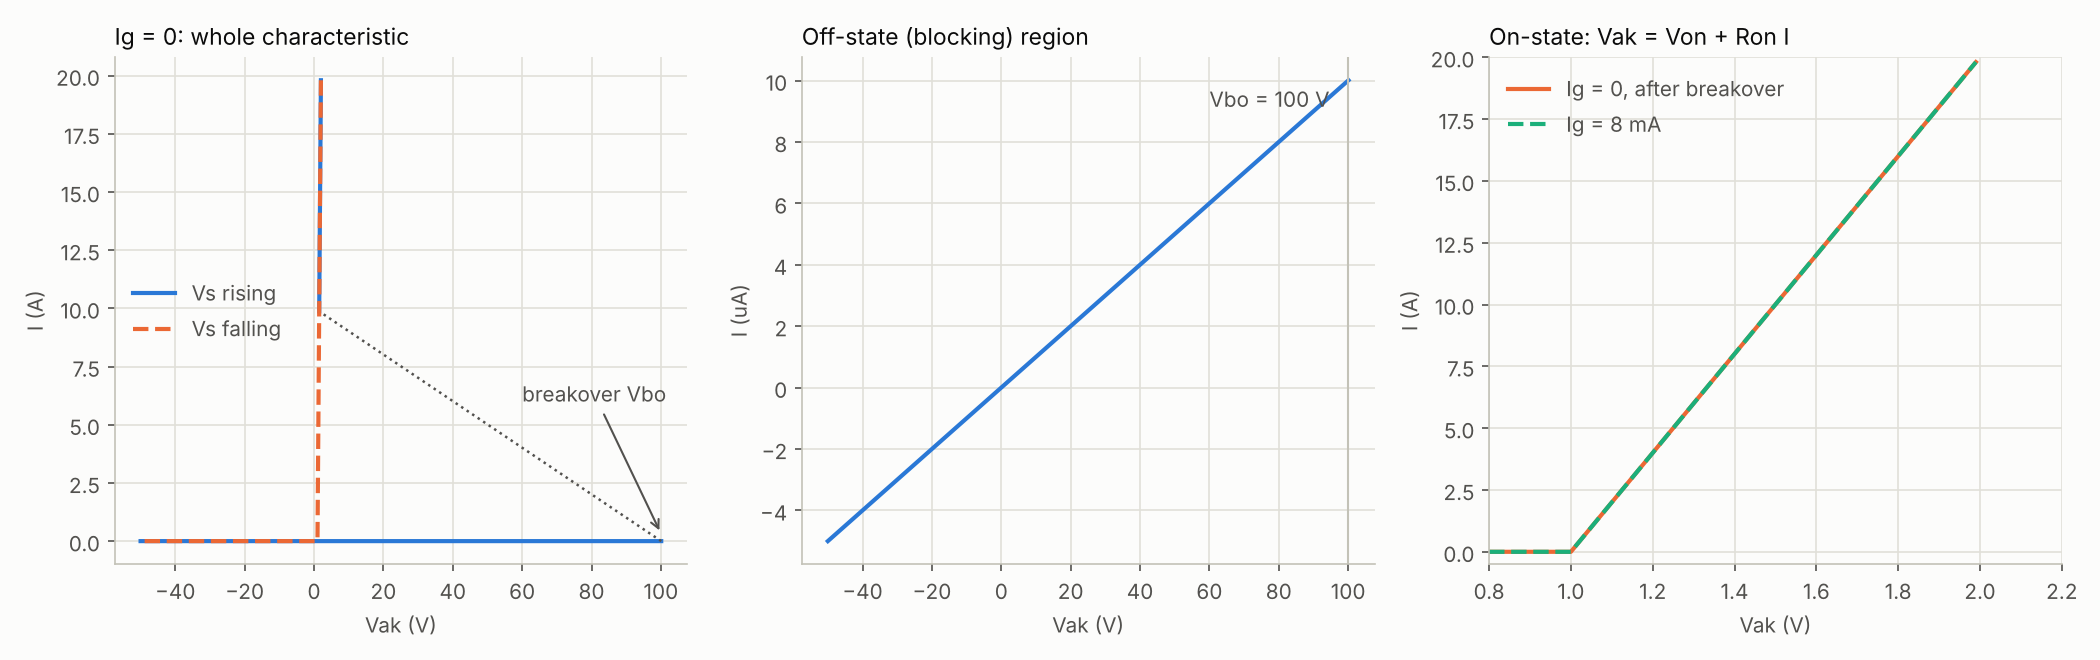

Source code (Python):
#-------------------------------------------------------------------------------
# Name:        Thyristor characteristics I(V)
# Created:     18/10/2026
# Copyright:   (c) PyAMS
# Licence:     free  "GPLv3"
#-------------------------------------------------------------------------------
# A DC source with a 10 Ohm series resistor is swept from -50 V up to 200 V and
# back (analysis(mode="dc", param=...)); the thyristor current is plotted
# against its own voltage Vak.
#   * Ig = 0   : the SCR blocks (leakage) until the forward breakover voltage
#                Vbo = 100 V, then jumps to the on-state; on the way back it
#                stays on until the current falls below the holding current Ih.
#   * Ig = 8 mA (above Igt): it turns on at once, with no breakover.
# The gate current is changed with sweep() (gate source 0 V / 3 V via 300 Ohm).
# The on-state is  Vak = Von + Ron * I.

import numpy as np
import matplotlib.pyplot as plt
from pyams.lib import circuit
from pyams.models import DCVoltage, Resistor, Thyristor

Vs = DCVoltage("s", "0")
Rs = Resistor("s", "a");      Rs.setParams("R=10Ω")
T1 = Thyristor("a", "g", "0")
T1.setParams("Von=1V Ron=0.05Ω Roff=10MΩ Igt=2mA Ih=10mA Vbo=100V")
Vgd = DCVoltage("gd", "0");   Vgd.setParams("Vdc=0V")
Rg = Resistor("gd", "g");     Rg.setParams("R=300Ω")

cir = circuit()
cir.addElements({"Vs": Vs, "Rs": Rs, "T1": T1, "Vgd": Vgd, "Rg": Rg})
cir.setOutPuts("T1.V", "T1.I")
gate_volts = [0.0, 3.0]                       # Ig = 0 and Ig = (3 - 0.58)/300 = 8 mA

cir.analysis(mode="dc", param="Vs.Vdc", start=-50, stop=200, step=0.1)
cir.sweep(param="Vgd.Vdc", list=gate_volts)
up = cir.run()                                 # list: one result per gate voltage
cir.analysis(mode="dc", param="Vs.Vdc", start=200, stop=-50, step=-0.1)
down = cir.run()                               # the latch state is kept -> hysteresis

# ---- numbers ---------------------------------------------------------------
u, d = up[0], down[0]
vbo_i = np.argmax(u["T1.I"] > 1e-3)
print("Ig = 0 : breakover at Vak = %.1f V (Vbo = 100 V), then on-state jump to "
      "%.2f V at %.1f A" % (u["T1.V"][vbo_i - 1], u["T1.V"][vbo_i + 1], u["T1.I"][vbo_i + 1]))
off_i = np.argmax(d["T1.I"] < 1e-3)
print("         on the way back it switches off when I falls below Ih: last on-state "
      "current %.1f mA (Ih = 10 mA)" % (d["T1.I"][off_i - 1] * 1e3))
print("         off-state leakage at +90 V: %.2f uA, reverse leakage at -50 V: %.2f uA"
      % (1e6 * u["T1.I"][np.argmin(abs(u["T1.V"] - 90))],
         1e6 * u["T1.I"][0]))
g = up[1]
print("Ig = 8 mA: on-state from the start, Vak = %.3f V at %.2f A "
      "(Von + Ron I = %.3f V)" % (g["T1.V"][-1], g["T1.I"][-1],
                                  1.0 + 0.05 * g["T1.I"][-1]))

# ---- figure ------------------------------------------------------------------
surface, ink, ink2, grid, axis_c = '#fcfcfb', '#0b0b0b', '#52514e', '#e1e0d9', '#c3c2b7'
blue, orange, green = '#2a78d6', '#eb6834', '#1baf7a'
fig, axes = plt.subplots(1, 3, figsize=(14, 4.4), facecolor=surface)
def style(ax, title, xl, yl):
    ax.set_facecolor(surface)
    ax.set_title(title, loc='left', color=ink, fontsize=11)
    ax.set_xlabel(xl, color=ink2); ax.set_ylabel(yl, color=ink2)
    ax.grid(color=grid, lw=0.8); ax.set_axisbelow(True)
    for s in ('top', 'right'): ax.spines[s].set_visible(False)
    for s in ('left', 'bottom'): ax.spines[s].set_color(axis_c)
    ax.tick_params(colors=ink2)

# 1) overview: breakover jump drawn as a dashed line (the negative-resistance
#    part cannot be measured with a voltage source)
ax = axes[0]; style(ax, 'Ig = 0: whole characteristic', 'Vak (V)', 'I (A)')
ax.plot(u["T1.V"][:vbo_i], u["T1.I"][:vbo_i], color=blue, lw=2, label='Vs rising')
ax.plot(u["T1.V"][vbo_i:], u["T1.I"][vbo_i:], color=blue, lw=2)
ax.plot([u["T1.V"][vbo_i - 1], u["T1.V"][vbo_i]],
        [u["T1.I"][vbo_i - 1], u["T1.I"][vbo_i]], color=ink2, lw=1.2, ls=':')
ax.plot(d["T1.V"], d["T1.I"], color=orange, lw=2, ls='--', label='Vs falling')
ax.annotate('breakover Vbo', (u["T1.V"][vbo_i - 1], 0.3), xytext=(60, 6),
            color=ink2, arrowprops=dict(arrowstyle='->', color=ink2))
ax.legend(frameon=False, labelcolor=ink2, loc='center left')
# 2) off-state leakage (microamps)
ax = axes[1]; style(ax, 'Off-state (blocking) region', 'Vak (V)', 'I (uA)')
ax.plot(u["T1.V"][:vbo_i], u["T1.I"][:vbo_i] * 1e6, color=blue, lw=2)
ax.axvline(100, color=axis_c, lw=1); ax.text(60, ax.get_ylim()[1] * 0.85, 'Vbo = 100 V', color=ink2)
# 3) on-state, both gate conditions
ax = axes[2]; style(ax, 'On-state: Vak = Von + Ron I', 'Vak (V)', 'I (A)')
ax.plot(d["T1.V"], d["T1.I"], color=orange, lw=2, label='Ig = 0, after breakover')
ax.plot(up[1]["T1.V"], up[1]["T1.I"], color=green, lw=2, ls='--', label='Ig = 8 mA')
ax.set_xlim(0.8, 2.2); ax.set_ylim(-0.5, 20)
ax.legend(frameon=False, labelcolor=ink2, loc='upper left')
fig.tight_layout(); fig.savefig("thyristor_iv.png", dpi=150, facecolor=surface)
